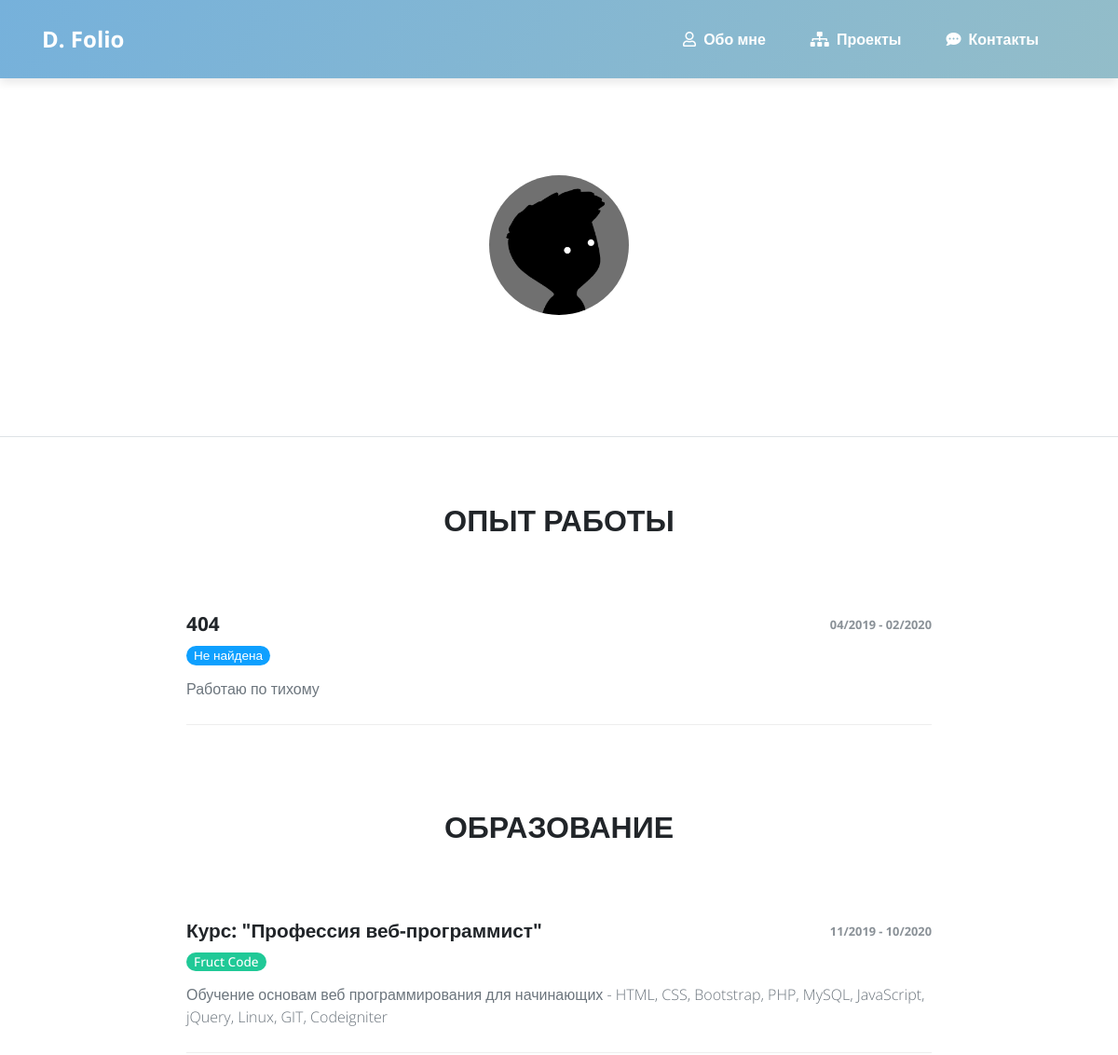
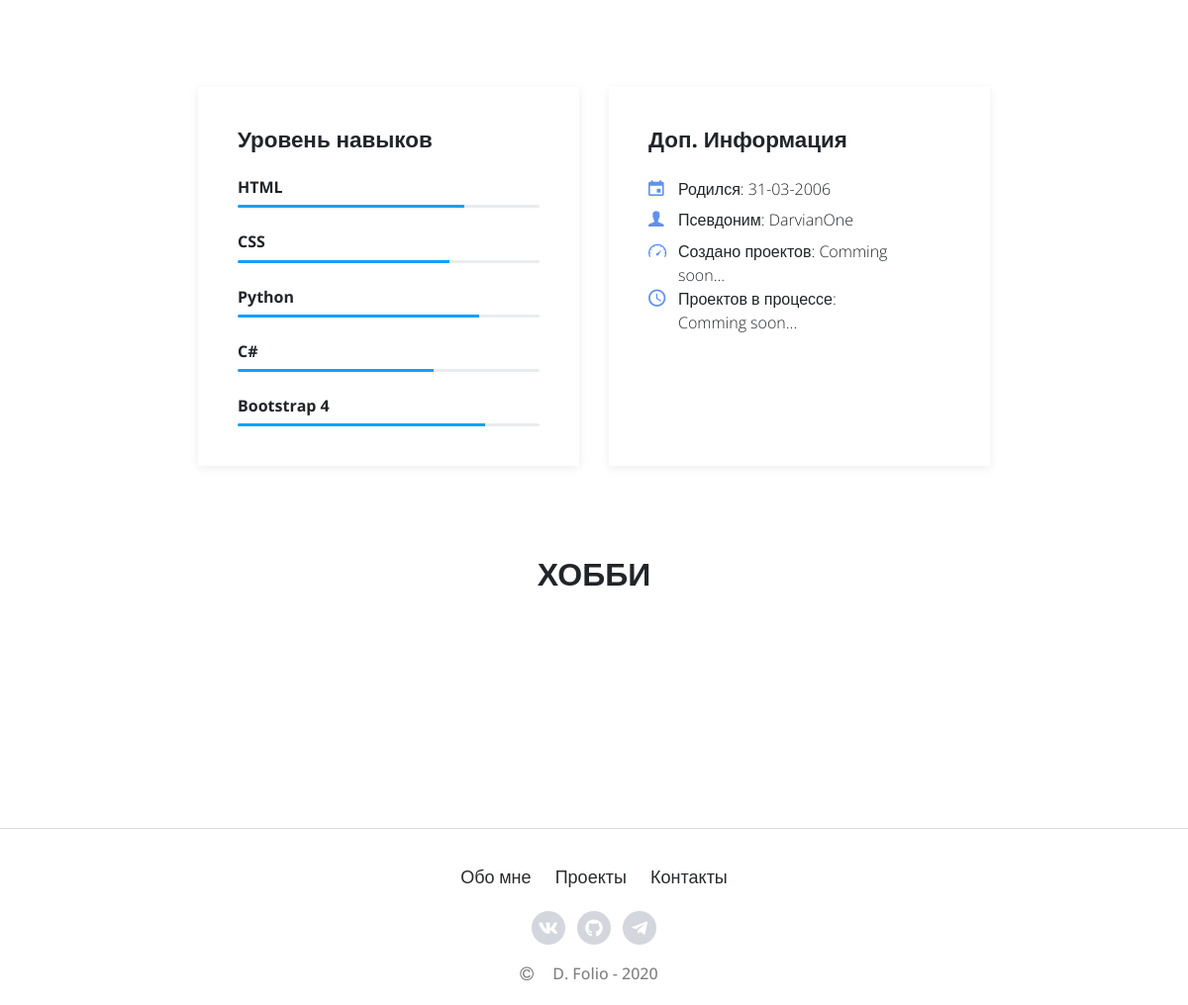
The app's page /about-me/ with its own data (2 pictures, top to bottom).
### D_Folio/apps/about_me/models.py (models this page shows, shortened)
class Work(models.Model):
	work_place = models.CharField('Должность', max_length = 60)
	work_company = models.CharField('Компания', max_length = 60)
	work_description = models.CharField('Описание', max_length = 250)
	work_period = models.CharField('Период работы', max_length = 17)
	class Meta:
		verbose_name = 'Работа'
		verbose_name_plural = 'Работы'

class Education(models.Model):
	edu_name = models.CharField('Название', max_length = 60)
	edu_place = models.CharField('Место обучения', max_length = 80)
	edu_description = models.CharField('Описание', max_length = 250)
	edu_period = models.CharField('Период обучения', max_length = 17)
	class Meta:
		verbose_name = 'Образование'
		verbose_name_plural = 'Образования'

class Tool(models.Model):
	tool_name = models.CharField('Название инструмента', max_length = 60)
	tool_level = models.IntegerField('Уровень владения (1-100)')
	class Meta:
		verbose_name = 'Инструмент'
		verbose_name_plural = 'Инструменты'

class Bottom_block(models.Model):
	block_name = models.CharField('Название блока', max_length = 60)
	block_description = models.CharField('Описание блока:', max_length = 500)
	class Meta:
		verbose_name = 'Нижний блок'
		verbose_name_plural = 'Нижние блоки'

### D_Folio/apps/about_me/views.py (the view)
# urls.py: path('', views.index, name = 'index'),
def index(request):
	works = Work.objects.all()
	educations = Education.objects.all()
	tools = Tool.objects.all()
	bottom_block = Bottom_block.objects.order_by('-id')[:1]
	return render(request, 'about_me/main.html',
		{
		'works' : works,
		'educations' : educations,
		'tools' : tools,
		'bottom_block' : bottom_block,
		})

### D_Folio/templates/about_me/main.html (shortened to what this page needs)
{% extends 'base.html' %}
{% load static %}
{% block content %}
	<main class="page cv-page">
        <section class="portfolio-block block-intro border-bottom">
            <div class="container">
                <div class="avatar" style="background-image:url(&quot;{% static 'assets/img/Avatar.jpg' %}&quot;);"></div>
            </div>
        </section>
        <section class="portfolio-block cv">
            <div class="container">
                <div class="work-experience group">
                    <div class="heading">
                        <h2 class="text-center">Опыт работы</h2>
                    </div>
                    {% for w in works %}
	                    <div data-aos="fade-up" data-aos-delay="450" data-aos-once="true" class="item">
	                        <div class="row">
	                            <div class="col-md-6">
	                                <h3>{{w.work_place}}</h3>
	                                <h4 class="organization">{{w.work_company}}</h4>
	                            </div>
	                            <div class="col-md-6"><span class="period">{{w.work_period}}</span></div>
	                        </div>
	                        <p class="text-muted">{{w.work_description}}</p>
	                    </div>
	                {% endfor %}
                </div>
                <div class="education group">
                    <div class="heading">
                        <h2 class="text-center">Образование</h2>
                    </div>
                    {% for edu in educations %}
	                    <div data-aos="fade-up" data-aos-duration="450" data-aos-delay="100" data-aos-once="true" class="item">
	                        <div class="row">
	                            <div class="col-md-6">
	                                <h3>{{edu.edu_name}}</h3>
	                                <h4 class="organization">{{edu.edu_place}}</h4>
	                            </div>
	                            <div class="col-6"><span class="period">{{edu.edu_period}}</span></div>
	                        </div>
	                        <p class="text-muted">{{edu.edu_description}}
	                        	<br>
	                        </p>
	                    </div>
	                {% endfor %}
                </div>
                <div class="group">
                    <div class="row">
                        <div class="col-md-6">
                            <div data-aos="zoom-out" data-aos-duration="500" data-aos-delay="200" data-aos-once="true" class="skills portfolio-info-card">
                                <h2>Уровень навыков</h2>
                                {% for t in tools %}
									<h3>{{t.tool_name}}</h3>
                                	<div class="progress">
                                    	<div class="progress-bar" aria-valuenow="{{t.tool_level}}" aria-valuemin="0" aria-valuemax="100" style="width: {{t.tool_level}}%;"><span class="sr-only">{{t.tool_level}}%</span></div>
                                	</div>
                                {% endfor %}
                            </div>
                        </div>
                        <div class="col-md-6">
                            <div data-aos="zoom-out" data-aos-duration="500" data-aos-delay="200" data-aos-once="true" class="contact-info portfolio-info-card">
                                <h2>Доп. Информация</h2>
                                <div class="row">
                                    <div class="col-1"><i class="icon ion-android-calendar icon"></i></div>
                                    <div class="col-9"><span>Родился: 31-03-2006</span></div>
                                </div>
                                <div class="row">
                                    <div class="col-1"><i class="icon ion-person icon"></i></div>
                                    <div class="col-9"><span>Псевдоним: DarvianOne</span></div>
                                </div>
                                <div class="row">
                                    <div class="col-1"><i class="icon ion-speedometer icon"></i></div>
                                    <div class="col-9"><span>Создано проектов: Comming soon...</span></div>
                                </div>
                                <div class="row">
                                    <div class="col-1"><i class="icon ion-android-time icon"></i></div>
                                    <div class="col-9"><span>Проектов в процессе: Comming soon...</span></div>
                                </div>
                            </div>
                        </div>
                    </div>
                </div>
                <div class="hobbies group">
                    <div class="heading">
                        <h2 class="text-center">{{bottom_block.0.block_name}}</h2>
                    </div>
                    <p class="text-center text-muted" data-aos="flip-up" data-aos-duration="400" data-aos-delay="250" data-aos-once="true">{{bottom_block.0.block_description}}</p>
                </div>
            </div>
        </section>
    </main>
{% endblock %}

### D_Folio/templates/base.html (shortened to what this page needs)
{% load static %}
<!DOCTYPE html>
<html>
<head>
    <link rel="stylesheet" href="{% static 'assets/bootstrap/css/bootstrap.min.css' %}">
    <link rel="stylesheet" href="{% static 'assets/fonts/fontawesome-all.min.css' %}">
    <link rel="stylesheet" href="{% static 'assets/fonts/font-awesome.min.css' %}">
    <link rel="stylesheet" href="{% static 'assets/fonts/ionicons.min.css' %}">
    <link rel="stylesheet" href="{% static 'assets/fonts/fontawesome5-overrides.min.css' %}">
    <link rel="stylesheet" href="https://cdnjs.cloudflare.com/ajax/libs/aos/2.1.1/aos.css">
    <link rel="stylesheet" href="{% static 'assets/css/styles.css' %}">
</head>
<body>
    <nav class="navbar navbar-dark navbar-expand-lg fixed-top bg-white portfolio-navbar gradient">
        <div class="container"><a class="navbar-brand logo" href="{% url 'index:index' %}"><strong>D. Folio</strong></a>
            <div class="collapse navbar-collapse" id="navbarNav">
                <ul class="nav navbar-nav ml-auto">
                    <li class="nav-item" role="presentation">
                        <a class="nav-link" href="{% url 'about-me:index' %}">
                            <i class="far fa-user icon-header"></i>
                            Обо мне
                        </a>
                    </li>
                    <li class="nav-item" role="presentation">
                        <a class="nav-link" href="{% url 'projects:index' %}">
                            <i class="fas fa-sitemap icon-header"></i>
                            Проекты
                        </a>
                    </li>
                    <li class="nav-item" role="presentation">
                        <a class="nav-link" href="{% url 'contacts:index' %}">
                            <i class="fas fa-comment-dots icon-header"></i>
                            Контакты
                        </a>
                    </li>
                </ul>
            </div>
        </div>
    </nav>
    {% block content %}Контент ушел на пенсию...{% endblock %}
    <footer class="page-footer">
        <div class="container">
            <div class="links">
            	<a href="{% url 'about-me:index' %}">Обо мне</a>
            	<a href="{% url 'projects:index' %}">Проекты</a>
            	<a href="{% url 'contacts:index' %}">Контакты</a>
            </div>
            <div class="social-icons">
            	<a href="https://vk.com/gubin_daniil">
            		<i class="fab fa-vk"></i>
            	</a>
            	<a href="https://github.com/darvianone">
            		<i class="fab fa-github"></i>
            	</a>
            	<a href="https://telete.in/darvian">
            		<i class="fab fa-telegram-plane"></i>
            	</a>
            </div>
            <div class="copyright">
                <i class="fa fa-copyright"></i>
                <a href="{% url 'admin:index' %}">D. Folio - 2020</a>
            </div>
        </div>
    </footer>
</body>
</html>

### D_Folio/apps/index/static/assets/css/styles.css (style rules this page uses)
.gradient { background: linear-gradient(120deg,#76b1db, #93bdc9); color: #fff; }
* { font-family: 'Open Sans', sans-serif; }
.icon-header { margin-right: 4px; }
.copyright a { display: inline; font-weight: 500; font-size: 16px; color: gray !important; }
.copyright i { margin-right: 5px; }
.copyright { color: gray; display: inline-block; }

### records on screen
Work: work_place "404", work_company "Не найдена", work_period "04/2019 - 02/2020", work_description "Работаю по тихому"
Education: edu_name "Курс: \"Профессия веб-программист\"", edu_place "Fruct Code", edu_period "11/2019 - 10/2020", edu_description "Обучение основам веб программирования для начинающих - HTML, CSS, Bootstrap, PHP, MySQL, JavaScript, jQuery, Linux, GIT, Codeigniter"
Tool: tool_name "HTML", {{ t.tool_level }} 75 (drawn)
Tool: tool_name "CSS", {{ t.tool_level }} 70 (drawn)
Tool: tool_name "Python", {{ t.tool_level }} 80 (drawn)
Tool: tool_name "C#", {{ t.tool_level }} 65 (drawn)
Tool: tool_name "Bootstrap 4", {{ t.tool_level }} 82 (drawn)
Bottom_block: block_name "ХОББИ"
